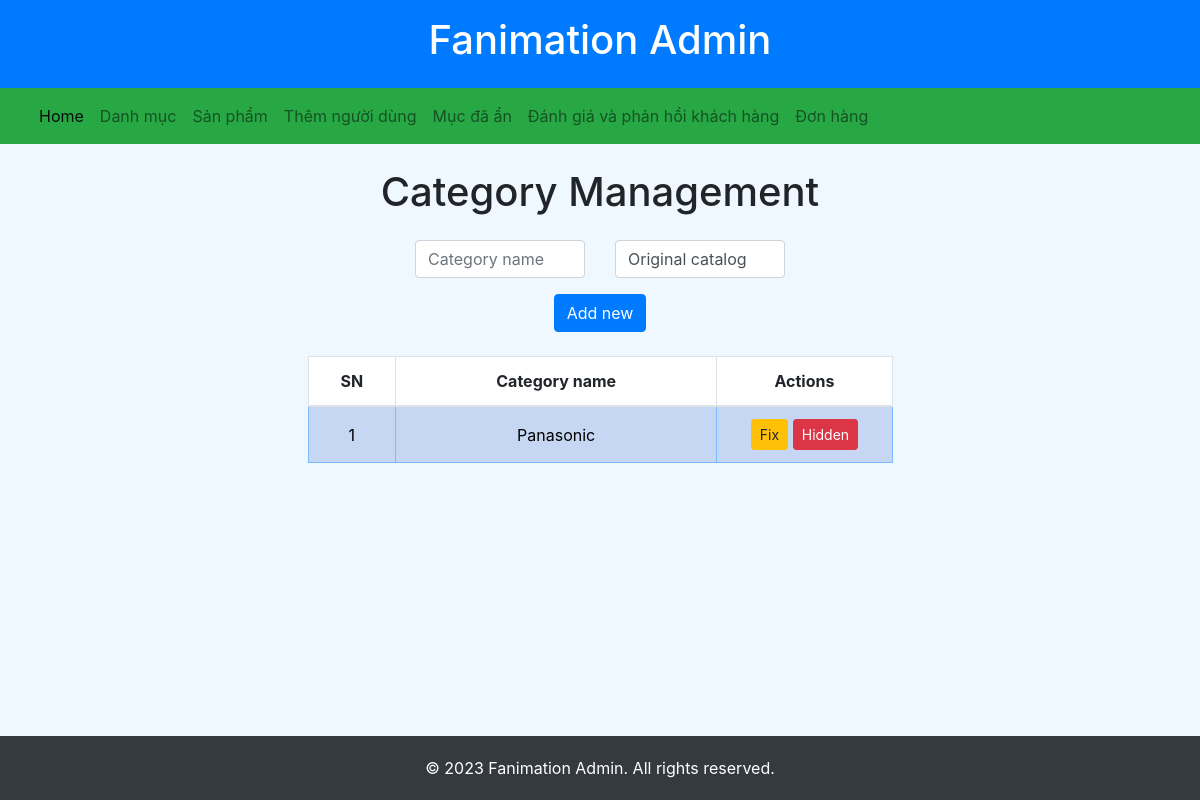
Page /back/index.php?act=danh_muc on the earlier database version.
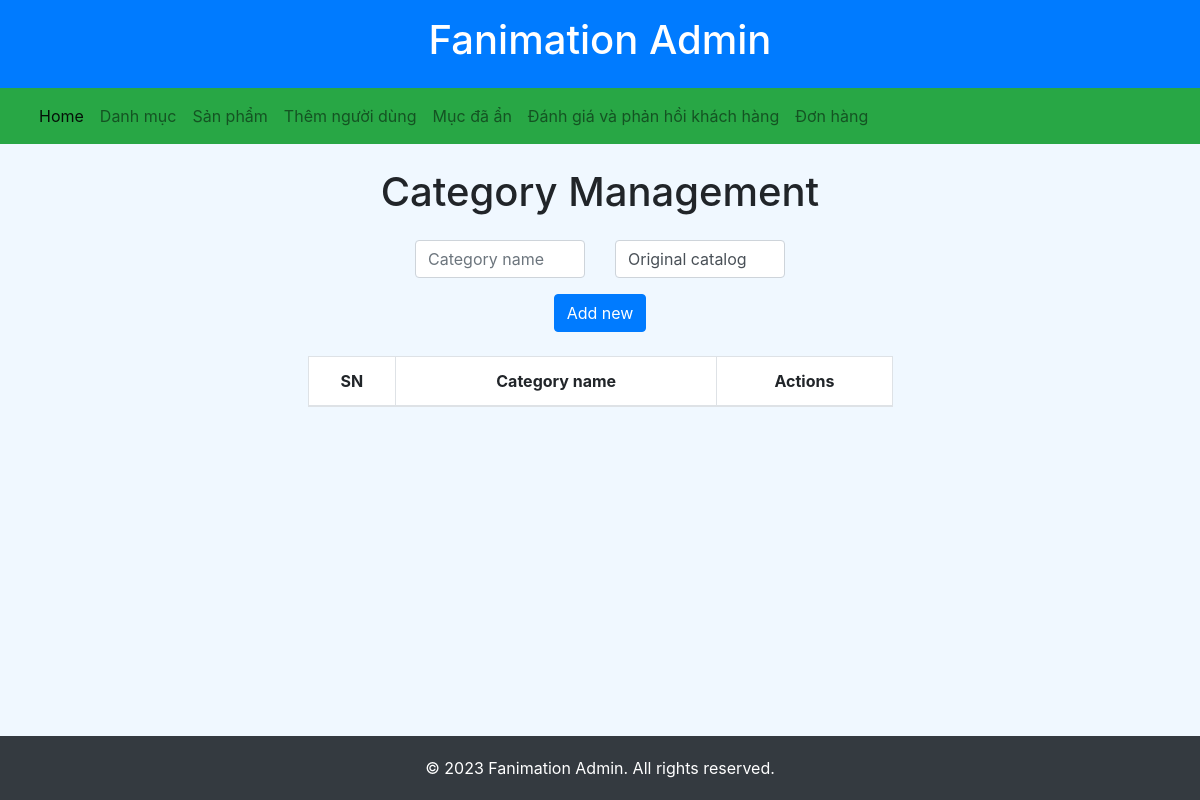
Same page on the later database version.
### tables this page shows
CREATE TABLE `category` (
  `id` int(11) NOT NULL,
  `ten_danh_muc` varchar(100) NOT NULL,
  `hien_thi_dm` tinyint(1) NOT NULL DEFAULT 1,
  `parent_id` tinyint(1) NOT NULL DEFAULT 0
);

### back/model/danh_muc.php (called while the page is built, shortened)
<?php
function getall_dm() {
    $conn = connect_db();
    $sql = "SELECT *,
            CASE
                WHEN parent_id = 0 OR parent_id IS NULL THEN 0
                ELSE 1
            END AS level
            FROM category
            WHERE hien_thi_dm = 1
            ORDER BY parent_id, id";
    $stmt = $conn->prepare($sql);
    $stmt->execute();
    $kq = $stmt->fetchAll(PDO::FETCH_ASSOC);
    return $kq;
}

### back/view/danh_muc.php (the view, shortened to what this page needs)
<div class="container-fluid flex-grow-1 pt-4">
    <h1 class="mb-4 text-center">Category Management</h1>
    <form action="index.php?act=adding_category" method="post" class="category-form mb-4">
        <div class="row justify-content-center">
            <div class="col-md-2 mb-3">
                <input type="text" class="form-control" name="ten_danh_muc" placeholder="Category name" required>
            </div>
            <div class="col-md-2 mb-3">
                <select class="form-control" name="parent_id">
                    <option value="0">Original catalog</option>
                </select>
            </div>
        </div>
        <div class="text-center mb-3">
            <button type="submit" name="add_new" class="btn btn-primary">Add new</button>
        </div>
    </form>
    <div class="table-responsive">
        <table class="table table-striped table-hover table-bordered w-50 mx-auto">
            <thead class="thead-striped">
                <tr>
                    <th class="text-center" style="width: 15%">SN</th>
                    <th class="text-center" style="width: 55%">Category name</th>
                    <th class="text-center" style="width: 30%">Actions</th>
                </tr>
            </thead>
            <tbody>
                <?php
                function displayCategories($categories, $parent_id = 0, $level = 0, &$stt = 1)
                {
                    foreach ($categories as $dm) {
                        if ($dm['parent_id'] == $parent_id) {
                            $bg_class = $level == 0 ? 'table-primary' : '';
                            $padding_left = 40 * $level;
                            echo '<tr class="' . $bg_class . '">
                                    <td class="text-center align-middle">' . $stt++ . '</td>
                                    <td class="text-center align-middle">
                                        <div style="padding-left: ' . $padding_left . 'px;">
                                            ' . $dm['ten_danh_muc'] . '
                                        </div>
                                    </td>
                                    <td class="text-center align-middle">
                                        <a href="index.php?act=update_category&id=' . $dm['id'] . '" class="btn btn-sm btn-warning w-25">Fix</a>
                                        <a href="#" class="btn btn-sm btn-danger" onclick="confirmDelete(function() { window.location.href=\'index.php?act=delete_category&id=' . $dm['id'] . '\'; })">Hidden</a>
                                    </td>
                                  </tr>';
                            displayCategories($categories, $dm['id'], $level + 1, $stt);
                        }
                    }
                }
                $stt = 1;
                displayCategories($kq, 0, 0, $stt);
                ?>
            </tbody>
        </table>
    </div>
</div>

Differences in the rows shown:
removed category: ten_danh_muc "Panasonic"
